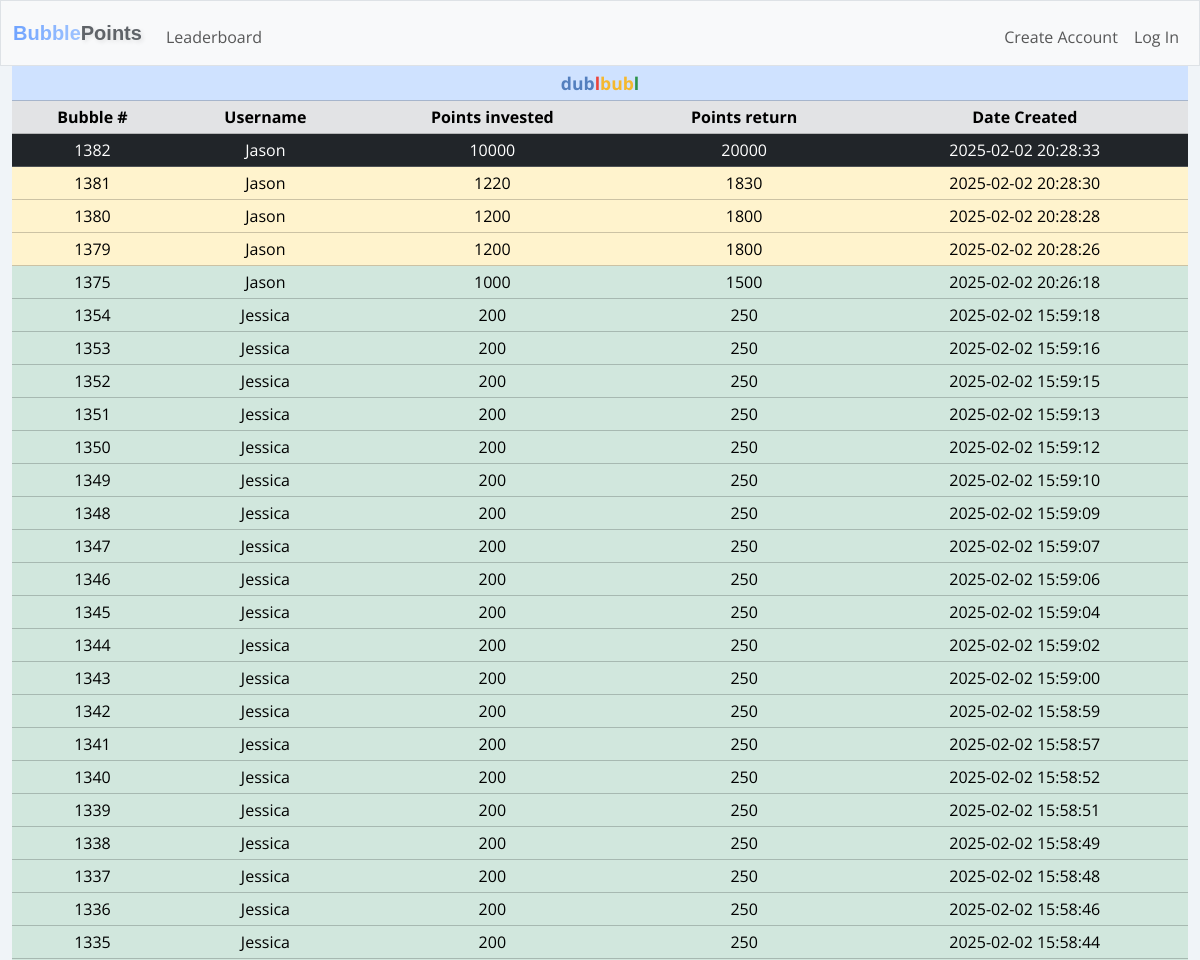
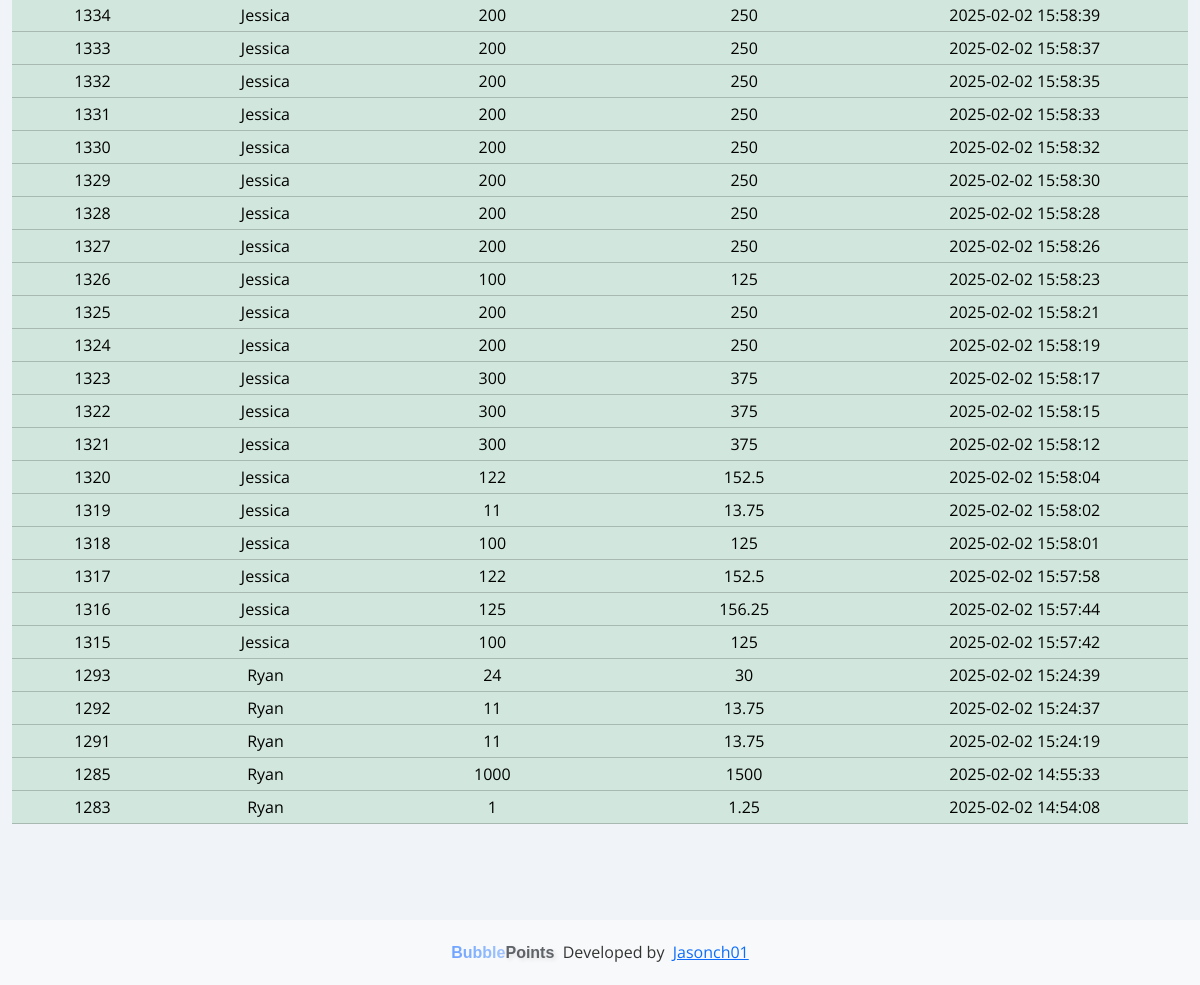
Before: /history with the older database file (2 pictures, top to bottom).
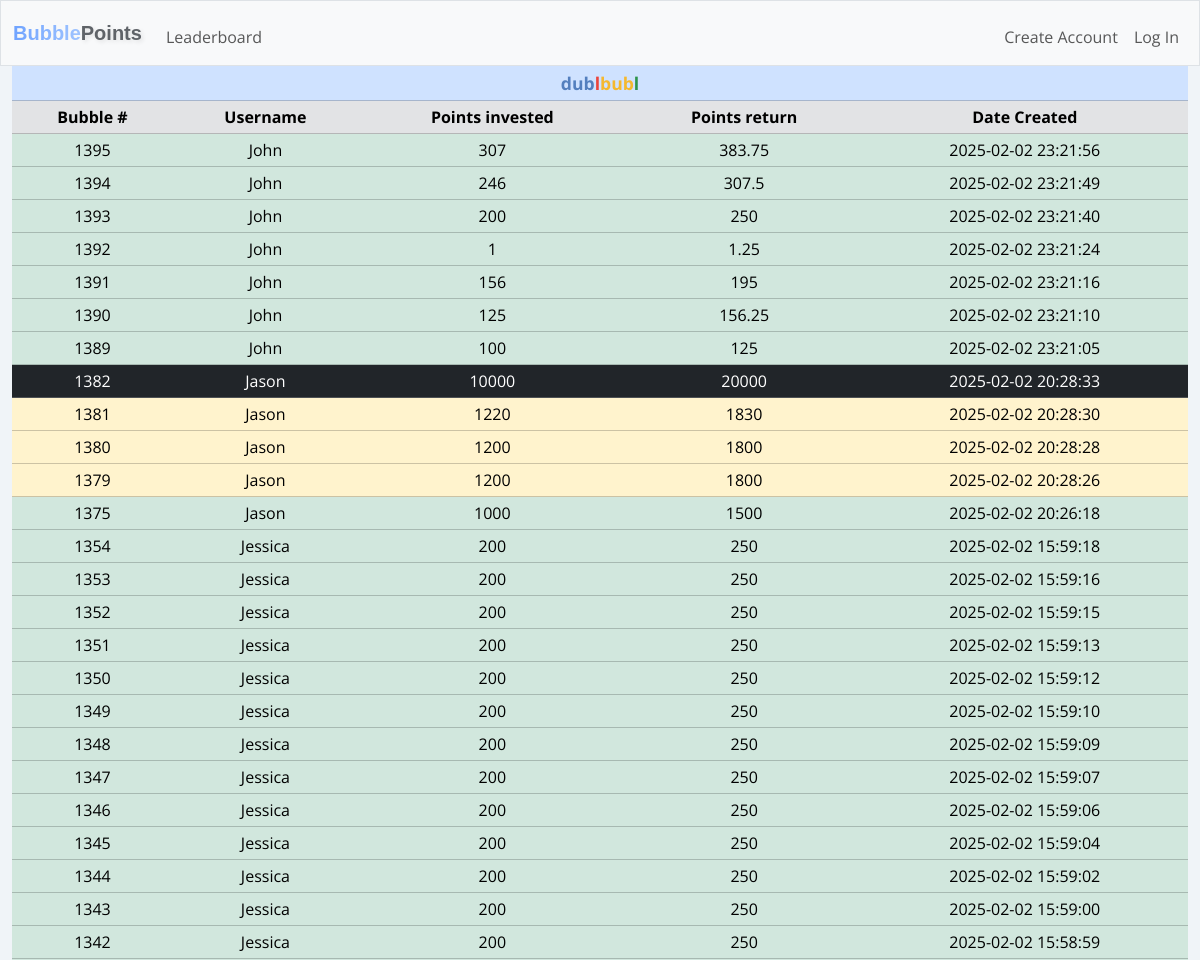
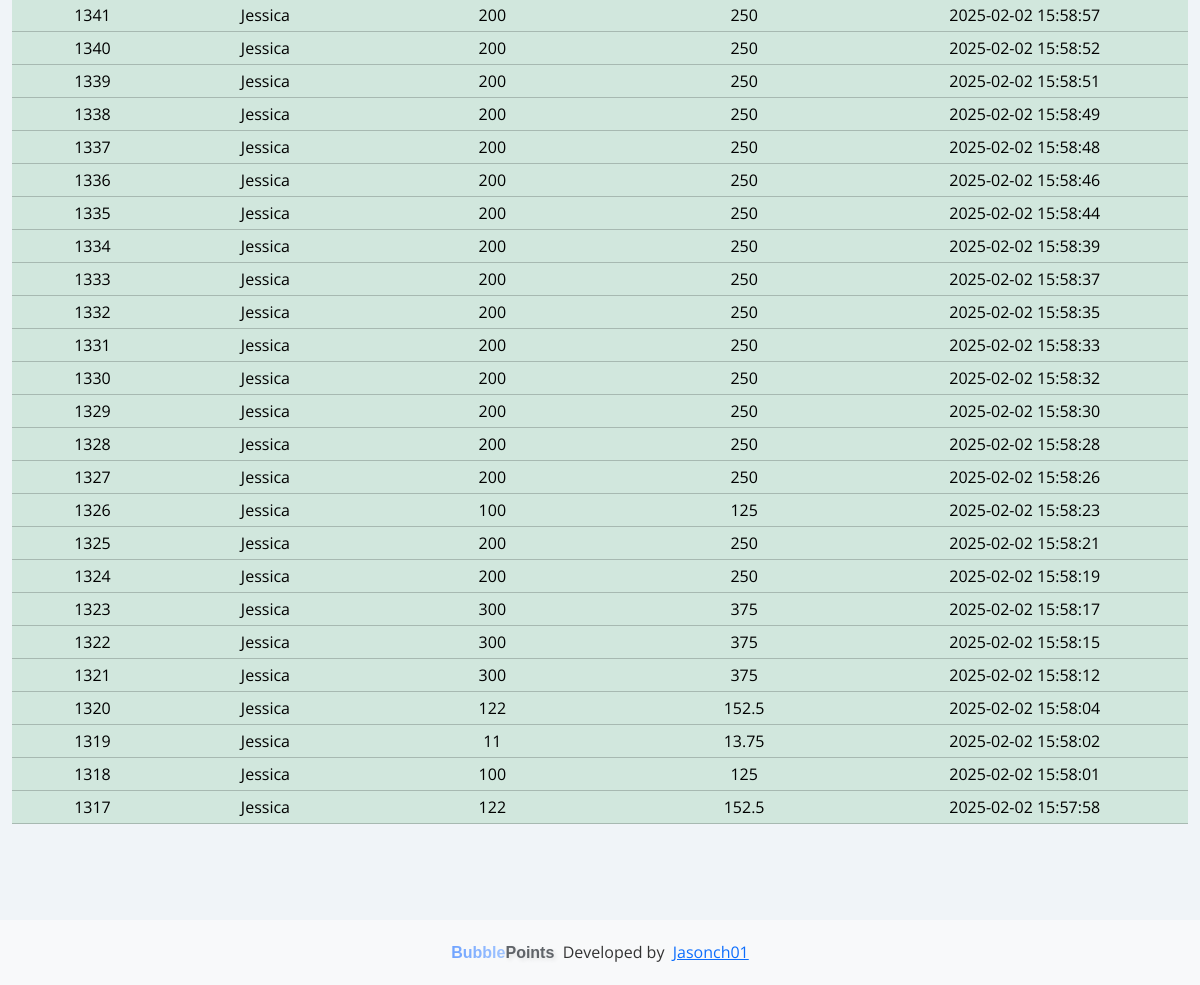
After: the same page with the newer database file (2 pictures, top to bottom).
### tables this page shows
CREATE TABLE dublbubl_history (
        history_id INTEGER PRIMARY KEY AUTOINCREMENT NOT NULL,
        user_id INTEGER NOT NULL,
        username TEXT NOT NULL,       
        row_id INTEGER NOT NULL,
        creator_id INTEGER NOT NULL,
        creator_username TEXT NOT NULL,
        points_in INTEGER NOT NULL,
        points_out INTEGER NOT NULL,
        date_created TEXT NOT NULL,
        date_archived TEXT NOT NULL
    );

### app.py (the view)
@app.route("/history", methods=["GET", "POST"])
def history():
    dublbubl_history = cur.execute("SELECT row_id, creator_username, points_in, points_out, date_created FROM dublbubl_history users ORDER BY row_id DESC LIMIT 50").fetchall()
    if request.method == "POST":
        return redirect("/")
    else:
        return render_template("history.html", dublbubl_history=dublbubl_history)

### app.py (called while the page is built)
@app.after_request
def after_request(response):
    response.headers["Cache-Control"] = "no-cache, no-store, must-revalidate"
    response.headers["Expires"] = 0
    response.headers["Pragma"] = "no-cache"
    return response

### templates/history.html
{% extends "layout.html" %}
{% block main %}
<table class="table table-success table-sm text-center history">
  <thead class="table-primary">
    <tr class="table-primary">
      <th class="table-primary" colspan="5"><div class="table-header"><span class="blue">dub</span><span class="red">l</span><span class="yellow">bub</span><span class="green">l</span></div></th>
    </tr>
  </thead>
  <thead>
    <tr class="table-secondary">
      <th>Bubble #</th>
      <th>Username</th>
      <th>Points invested</th>
      <th>Points return</th>
      <th>Date Created</th>
    </tr>
  </thead>
  <tbody id="dublbubl">
    {% for row in dublbubl_history %}
    <tr class="
    {% if row[2] == 10000 %}
      table-dark
    {% elif row[2] > 5000 %}
      table-danger
    {% elif row[2] > 1000 %}
      table-warning
    {% else %}
      table-success
    {% endif %}
    ">
      <td>{{ row[0] }}</td>
      <td>{{ row[1] }}</td>
      <td>{{ row[2] }}</td>
      <td>{{ row[3] }}</td>
      <td>{{ row[4] }}</td>
    </tr>
    {% endfor %}
  </tbody>
</table>
{% endblock %}

Changed rows visible on the page:
no longer on this page (row unchanged): dublbubl_history: row "1316", creator_username "Jessica", points_in "125", points_out "156.25", date_created "2025-02-02 15:57:44"
no longer on this page (row unchanged): dublbubl_history: row "1315", creator_username "Jessica", points_in "100", points_out "125", date_created "2025-02-02 15:57:42"
no longer on this page (row unchanged): dublbubl_history: row "1293", creator_username "Ryan", points_in "24", points_out "30", date_created "2025-02-02 15:24:39"
no longer on this page (row unchanged): dublbubl_history: row "1292", creator_username "Ryan", points_in "11", points_out "13.75", date_created "2025-02-02 15:24:37"
no longer on this page (row unchanged): dublbubl_history: row "1291", creator_username "Ryan", points_in "11", points_out "13.75", date_created "2025-02-02 15:24:19"
no longer on this page (row unchanged): dublbubl_history: row "1285", creator_username "Ryan", points_in "1000", points_out "1500", date_created "2025-02-02 14:55:33"
no longer on this page (row unchanged): dublbubl_history: row "1283", creator_username "Ryan", points_in "1", points_out "1.25", date_created "2025-02-02 14:54:08"
added dublbubl_history: row "1395", creator_username "John", points_in "307", points_out "383.75", date_created "2025-02-02 23:21:56"
added dublbubl_history: row "1394", creator_username "John", points_in "246", points_out "307.5", date_created "2025-02-02 23:21:49"
added dublbubl_history: row "1393", creator_username "John", points_in "200", points_out "250", date_created "2025-02-02 23:21:40"
added dublbubl_history: row "1392", creator_username "John", points_in "1", points_out "1.25", date_created "2025-02-02 23:21:24"
added dublbubl_history: row "1391", creator_username "John", points_in "156", points_out "195", date_created "2025-02-02 23:21:16"
added dublbubl_history: row "1390", creator_username "John", points_in "125", points_out "156.25", date_created "2025-02-02 23:21:10"
added dublbubl_history: row "1389", creator_username "John", points_in "100", points_out "125", date_created "2025-02-02 23:21:05"
